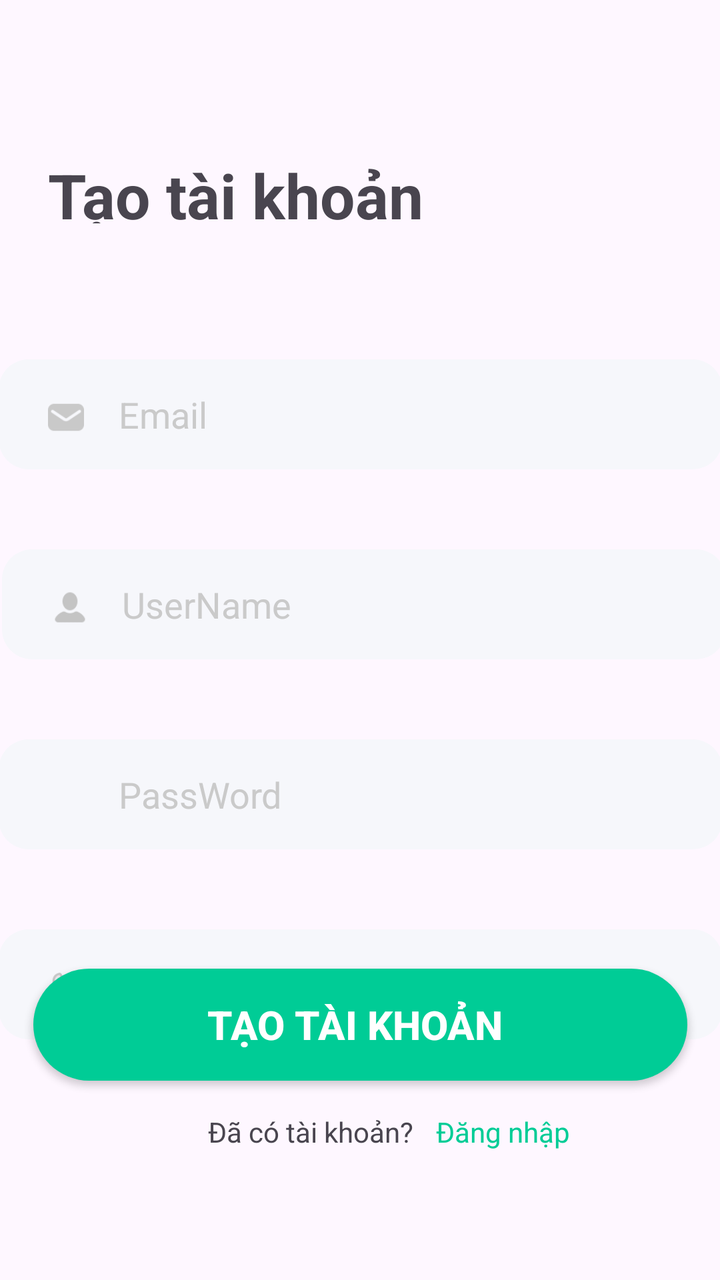
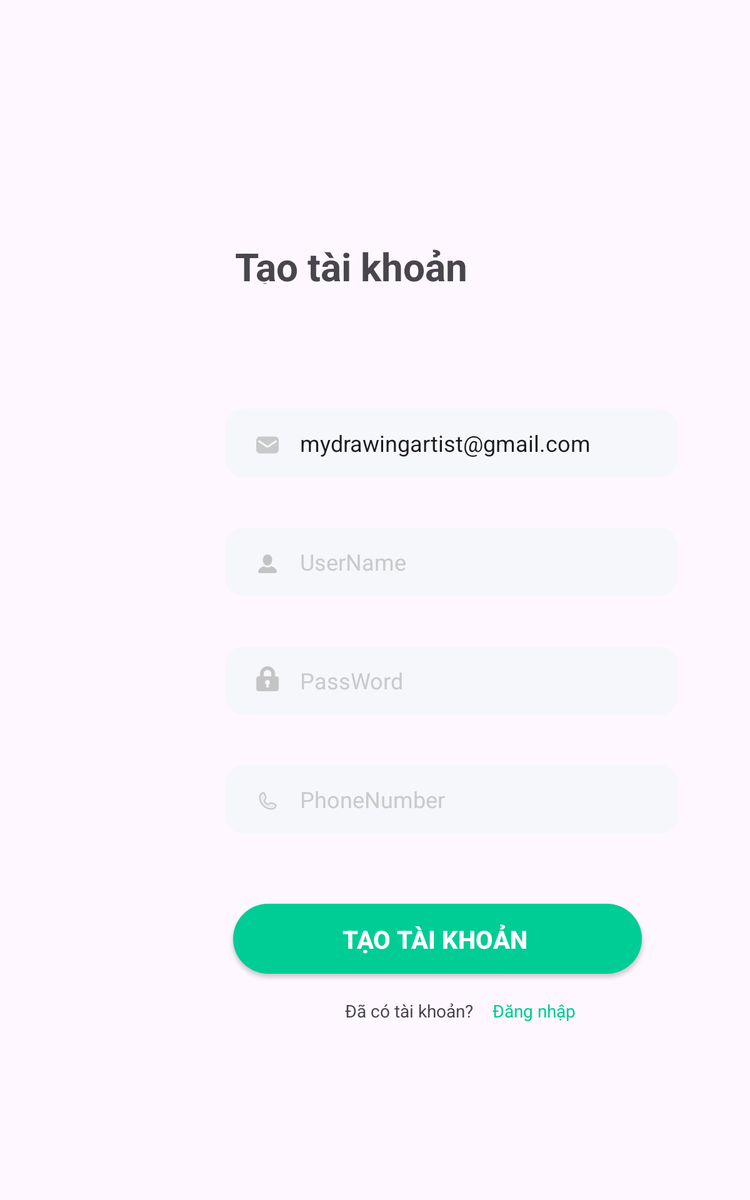

The same Android screen from two of the app's own layout files: first res/layout/ as a phone draws it, then the repository's variant for another configuration, drawn on a device whose configuration selects that folder. Both files follow.
<!-- AndroidManifest.xml: application theme Theme.MobileProject -->
<!-- res/layout/activity_sigup.xml -->
<?xml version="1.0" encoding="utf-8"?>
<androidx.constraintlayout.widget.ConstraintLayout xmlns:android="http://schemas.android.com/apk/res/android"
    xmlns:app="http://schemas.android.com/apk/res-auto"
    xmlns:tools="http://schemas.android.com/tools"
    android:layout_width="match_parent"
    android:layout_height="match_parent"
    tools:context=".login.SignupActivity">


    <TextView
        android:id="@+id/textView5"
        android:layout_width="199dp"
        android:layout_height="35dp"
        android:layout_alignParentStart="true"
        android:layout_alignParentTop="true"
        android:layout_marginStart="24dp"
        android:text="Tạo tài khoản "
        android:textSize="31sp"
        android:textStyle="bold"
        app:layout_constraintStart_toStartOf="parent"
        app:layout_constraintTop_toTopOf="@+id/guideline6" />

    <ImageView
        android:layout_width="20.1dp"
        android:layout_height="28dp"
        android:layout_marginStart="24dp"
        android:layout_marginTop="12dp"
        android:src="@drawable/lock"
        app:layout_constraintStart_toStartOf="@+id/passWord"
        app:layout_constraintTop_toTopOf="@+id/passWord" />

    <EditText
        android:id="@+id/email"
        android:layout_width="362dp"
        android:layout_height="55dp"
        android:layout_below="@+id/phoneNumber"
        android:layout_marginTop="68dp"
        android:background="@drawable/rounded_edittext"
        android:drawablePadding="10dp"
        android:ems="10"
        android:hint="Email"
        android:inputType="text"
        android:paddingStart="60dp"
        android:paddingTop="8dp"
        android:paddingEnd="16dp"
        android:paddingBottom="8dp"
        android:text=""
        android:textColorHint="@color/colorHint"
        app:layout_constraintEnd_toEndOf="parent"
        app:layout_constraintStart_toStartOf="parent"
        app:layout_constraintTop_toBottomOf="@+id/textView5" />

    <EditText
        android:id="@+id/userName"
        android:layout_width="362dp"
        android:layout_height="55dp"
        android:layout_below="@+id/textView5"
        android:layout_marginStart="4dp"
        android:layout_marginTop="40dp"
        android:background="@drawable/rounded_edittext"
        android:drawablePadding="10dp"
        android:ems="10"
        android:hint="UserName"
        android:inputType="text"
        android:paddingStart="60dp"
        android:paddingTop="8dp"
        android:paddingEnd="16dp"
        android:paddingBottom="8dp"
        android:textColorHint="@color/colorHint"
        app:layout_constraintEnd_toEndOf="parent"
        app:layout_constraintStart_toStartOf="parent"
        app:layout_constraintTop_toBottomOf="@+id/email" />

    <EditText
        android:id="@+id/passWord"
        android:layout_width="362dp"
        android:layout_height="55dp"
        android:layout_below="@+id/email"

        android:layout_marginTop="40dp"
        android:background="@drawable/rounded_edittext"
        android:drawablePadding="10dp"
        android:ems="10"
        android:hint="PassWord"
        android:inputType="textPassword"
        android:paddingStart="60dp"
        android:paddingTop="8dp"
        android:paddingEnd="16dp"
        android:paddingBottom="8dp"
        android:textColorHint="@color/colorHint"
        app:layout_constraintEnd_toEndOf="parent"
        app:layout_constraintStart_toStartOf="parent"
        app:layout_constraintTop_toBottomOf="@+id/userName" />

    <EditText
        android:id="@+id/phoneNumber"
        android:layout_width="362dp"
        android:layout_height="55dp"
        android:layout_below="@+id/userName"
        android:layout_marginTop="40dp"
        android:background="@drawable/rounded_edittext"
        android:drawablePadding="10dp"
        android:text="+840962267576"
        android:ems="10"
        android:hint="PhoneNumber"
        android:inputType="text"
        android:paddingStart="60dp"
        android:paddingTop="8dp"
        android:paddingEnd="16dp"
        android:paddingBottom="8dp"
        android:textColorHint="@color/colorHint"
        app:layout_constraintEnd_toEndOf="parent"
        app:layout_constraintStart_toStartOf="parent"
        app:layout_constraintTop_toBottomOf="@+id/passWord" />

    <ImageView
        android:layout_width="20.1dp"
        android:layout_height="18dp"
        android:layout_marginStart="24dp"
        android:layout_marginTop="20dp"
        android:src="@drawable/email"
        app:layout_constraintStart_toStartOf="@+id/email"
        app:layout_constraintTop_toTopOf="@+id/email" />

    <ImageView
        android:layout_width="20.1dp"
        android:layout_height="18dp"
        android:layout_marginStart="24dp"
        android:layout_marginTop="20dp"
        android:src="@drawable/profile"
        app:layout_constraintStart_toStartOf="@+id/userName"
        app:layout_constraintTop_toTopOf="@+id/userName" />

    <ImageView
        android:layout_width="20.1dp"
        android:layout_height="18dp"
        android:layout_marginStart="24dp"
        android:layout_marginTop="20dp"
        android:src="@drawable/phone"
        app:layout_constraintStart_toStartOf="@+id/phoneNumber"
        app:layout_constraintTop_toTopOf="@+id/phoneNumber" />

    <androidx.appcompat.widget.AppCompatButton
        android:id="@+id/bttSignup"
        android:layout_width="327dp"
        android:layout_height="56dp"
        android:layout_below="@+id/passWord"
        android:layout_marginBottom="100dp"
        android:background="@drawable/rounded_button"
        android:text="Tạo tài khoản "
        android:textColor="@color/white"
        android:textSize="20dp"
        android:textStyle="bold"
        app:layout_constraintBottom_toBottomOf="parent"
        app:layout_constraintEnd_toEndOf="parent"
        app:layout_constraintStart_toStartOf="parent"
        app:layout_constraintTop_toBottomOf="@+id/phoneNumber"
        app:layout_constraintVertical_bias="0.996" />


    <TextView
        android:id="@+id/dangNhap"
        android:layout_width="wrap_content"
        android:layout_height="wrap_content"
        android:layout_below="@+id/bttSignup"
        android:layout_alignParentEnd="true"
        android:layout_marginTop="16dp"
        android:layout_toEndOf="@+id/textView6"
        android:text="Đăng nhập"
        android:textColor="#00CC96"
        android:textSize="14sp"
        app:layout_constraintEnd_toEndOf="parent"
        app:layout_constraintHorizontal_bias="0.097"
        app:layout_constraintStart_toEndOf="@+id/textView6"
        app:layout_constraintTop_toBottomOf="@+id/bttSignup" />

    <TextView
        android:id="@+id/textView6"
        android:layout_width="wrap_content"
        android:layout_height="wrap_content"
        android:layout_below="@+id/bttSignup"
        android:layout_alignParentStart="true"
        android:layout_marginStart="104dp"
        android:layout_marginTop="16dp"
        android:text="Đã có tài khoản? "
        android:textSize="14dp"
        app:layout_constraintStart_toStartOf="parent"
        app:layout_constraintTop_toBottomOf="@+id/bttSignup" />

    <androidx.constraintlayout.widget.Guideline
        android:id="@+id/guideline6"
        android:layout_width="wrap_content"
        android:layout_height="wrap_content"
        android:orientation="horizontal"
        app:layout_constraintGuide_percent="0.12" />


</androidx.constraintlayout.widget.ConstraintLayout>
<!-- resources referenced by this layout -->
<resources>
  <color name="colorHint">#cacaca</color>
  <color name="white">#FFFFFFFF</color>
  <!-- drawable email: png bitmap (drawable, 756 bytes) -->
  <!-- drawable lock: png bitmap (drawable, 796 bytes) -->
  <!-- drawable phone: png bitmap (drawable, 1446 bytes) -->
  <!-- drawable profile: png bitmap (drawable, 701 bytes) -->
  <!-- drawable rounded_button (drawable) -->
  <?xml version="1.0" encoding="utf-8"?>
  <shape xmlns:android="http://schemas.android.com/apk/res/android">
      <solid android:color="#00CC96" /> 
      <corners android:radius="30dp" /> 
  </shape>
  <!-- drawable rounded_edittext (drawable) -->
  <?xml version="1.0" encoding="utf-8"?>
  <shape xmlns:android="http://schemas.android.com/apk/res/android">
      <solid android:color="#f6f7fb" /> 
      <corners android:radius="15dp" /> 
  
  
  </shape>
  <style name="Theme.MobileProject" parent="Base.Theme.MobileProject" />
  <style name="Base.Theme.MobileProject" parent="Theme.Material3.DayNight.NoActionBar">
          
          
          
          <item name="colorPrimary">#00CC96</item>
          <item name="colorPrimaryVariant">#FFFFFF</item>
          <item name="colorOnPrimary">#FFFFFF</item>
          
          <item name="colorSecondary">#FFFFFF</item>
          <item name="colorSecondaryVariant">#FFFFFF</item>
          <item name="colorOnSecondary">@color/black</item>
          
          <item name="android:statusBarColor">?attr/colorPrimaryVariant</item>
          
      </style>
  <color name="black">#FF000000</color>
</resources>
<!-- res/layout-sw600dp/activity_sigup.xml (the repository's variant of the layout above) -->
<!-- drawn on a 7-inch tablet held upright -->
<?xml version="1.0" encoding="utf-8"?>
<androidx.constraintlayout.widget.ConstraintLayout xmlns:android="http://schemas.android.com/apk/res/android"
    xmlns:app="http://schemas.android.com/apk/res-auto"
    xmlns:tools="http://schemas.android.com/tools"
    android:layout_width="match_parent"
    android:layout_height="match_parent"
    tools:context=".login.SignupActivity">


    <TextView
        android:id="@+id/textView5"
        android:layout_width="199dp"
        android:layout_height="35dp"
        android:layout_alignParentStart="true"
        android:layout_alignParentTop="true"
        android:layout_marginStart="8dp"
        android:text="Tạo tài khoản "
        android:textSize="31dp"
        android:textStyle="bold"
        app:layout_constraintStart_toStartOf="@+id/guideline3"
        app:layout_constraintTop_toTopOf="@+id/guideline4" />

    <EditText
        android:id="@+id/email"
        android:layout_width="362dp"
        android:layout_height="55dp"
        android:layout_below="@+id/phoneNumber"
        android:layout_marginTop="100dp"
        android:background="@drawable/rounded_edittext"
        android:drawablePadding="10dp"
        android:ems="10"
        android:hint="Email"
        android:inputType="text"
        android:paddingStart="60dp"
        android:paddingTop="8dp"
        android:paddingEnd="16dp"
        android:paddingBottom="8dp"
        android:text="mydrawingartist@gmail.com"
        android:textColorHint="@color/colorHint"
        app:layout_constraintStart_toStartOf="@+id/guideline3"
        app:layout_constraintTop_toBottomOf="@+id/textView5" />

    <EditText
        android:id="@+id/passWord"
        android:layout_width="362dp"
        android:layout_height="55dp"
        android:layout_below="@+id/email"
        android:layout_marginTop="40dp"
        android:background="@drawable/rounded_edittext"
        android:drawablePadding="10dp"
        android:ems="10"
        android:hint="PassWord"
        android:inputType="textPassword"
        android:paddingStart="60dp"
        android:paddingTop="8dp"
        android:paddingEnd="16dp"
        android:paddingBottom="8dp"
        android:textColorHint="@color/colorHint"
        app:layout_constraintStart_toStartOf="@+id/guideline3"
        app:layout_constraintTop_toBottomOf="@+id/userName" />

    <EditText
        android:id="@+id/userName"
        android:layout_width="362dp"
        android:layout_height="55dp"
        android:layout_below="@+id/textView5"
        android:layout_marginTop="40dp"
        android:background="@drawable/rounded_edittext"
        android:drawablePadding="10dp"
        android:ems="10"
        android:hint="UserName"
        android:inputType="text"
        android:paddingStart="60dp"
        android:paddingTop="8dp"
        android:paddingEnd="16dp"
        android:paddingBottom="8dp"
        android:textColorHint="@color/colorHint"
        app:layout_constraintStart_toStartOf="@+id/guideline3"
        app:layout_constraintTop_toBottomOf="@+id/email" />

    <EditText
        android:id="@+id/phoneNumber"
        android:layout_width="362dp"
        android:layout_height="55dp"
        android:layout_below="@+id/userName"
        android:layout_marginTop="40dp"
        android:background="@drawable/rounded_edittext"
        android:drawablePadding="10dp"
        android:ems="10"
        android:hint="PhoneNumber"
        android:inputType="text"
        android:paddingStart="60dp"
        android:paddingTop="8dp"
        android:paddingEnd="16dp"
        android:paddingBottom="8dp"
        android:textColorHint="@color/colorHint"
        app:layout_constraintStart_toStartOf="@+id/guideline3"
        app:layout_constraintTop_toBottomOf="@+id/passWord" />

    <ImageView
        android:layout_width="20.1dp"
        android:layout_height="28dp"
        android:layout_marginStart="24dp"
        android:layout_marginTop="12dp"
        android:src="@drawable/lock"
        app:layout_constraintStart_toStartOf="@+id/passWord"
        app:layout_constraintTop_toTopOf="@+id/passWord" />

    <ImageView
        android:layout_width="20.1dp"
        android:layout_height="18dp"
        android:layout_marginStart="24dp"
        android:layout_marginTop="20dp"
        android:src="@drawable/email"
        app:layout_constraintStart_toStartOf="@+id/email"
        app:layout_constraintTop_toTopOf="@+id/email" />

    <ImageView
        android:layout_width="20.1dp"
        android:layout_height="18dp"
        android:layout_marginStart="24dp"
        android:layout_marginTop="20dp"
        android:src="@drawable/profile"
        app:layout_constraintStart_toStartOf="@+id/userName"
        app:layout_constraintTop_toTopOf="@+id/userName" />

    <ImageView
        android:layout_width="20.1dp"
        android:layout_height="18dp"
        android:layout_marginStart="24dp"
        android:layout_marginTop="20dp"
        android:src="@drawable/phone"
        app:layout_constraintStart_toStartOf="@+id/phoneNumber"
        app:layout_constraintTop_toTopOf="@+id/phoneNumber" />

    <androidx.appcompat.widget.AppCompatButton
        android:id="@+id/bttSignup"
        android:layout_width="327dp"
        android:layout_height="56dp"
        android:layout_below="@+id/passWord"
        android:layout_marginTop="56dp"
        android:background="@drawable/rounded_button"
        android:text="Tạo tài khoản "
        android:textColor="@color/white"
        android:textSize="20sp"
        android:textStyle="bold"
        app:layout_constraintEnd_toEndOf="parent"
        app:layout_constraintHorizontal_bias="0.07"
        app:layout_constraintStart_toStartOf="@+id/guideline3"
        app:layout_constraintTop_toBottomOf="@+id/phoneNumber" />

    <TextView
        android:id="@+id/dangNhap"
        android:layout_width="wrap_content"
        android:layout_height="wrap_content"
        android:layout_below="@+id/bttSignup"
        android:layout_alignParentEnd="true"
        android:layout_marginStart="12dp"
        android:layout_marginTop="20dp"
        android:layout_toEndOf="@+id/textView6"
        android:text="Đăng nhập"
        android:textColor="#00CC96"
        android:textSize="14sp"
        app:layout_constraintStart_toEndOf="@+id/textView6"
        app:layout_constraintTop_toBottomOf="@+id/bttSignup" />

    <TextView
        android:id="@+id/textView6"
        android:layout_width="wrap_content"
        android:layout_height="wrap_content"
        android:layout_below="@+id/bttSignup"
        android:layout_alignParentStart="true"
        android:layout_marginStart="96dp"
        android:layout_marginTop="20dp"
        android:text="Đã có tài khoản? "
        android:textSize="14dp"
        app:layout_constraintStart_toStartOf="@+id/guideline3"
        app:layout_constraintTop_toBottomOf="@+id/bttSignup" />

    <androidx.constraintlayout.widget.Guideline
        android:id="@+id/guideline3"
        android:layout_width="wrap_content"
        android:layout_height="wrap_content"
        android:orientation="vertical"
        app:layout_constraintGuide_percent="0.3" />

    <androidx.constraintlayout.widget.Guideline
        android:id="@+id/guideline4"
        android:layout_width="wrap_content"
        android:layout_height="wrap_content"
        android:orientation="horizontal"
        app:layout_constraintGuide_percent="0.20" />


</androidx.constraintlayout.widget.ConstraintLayout>
